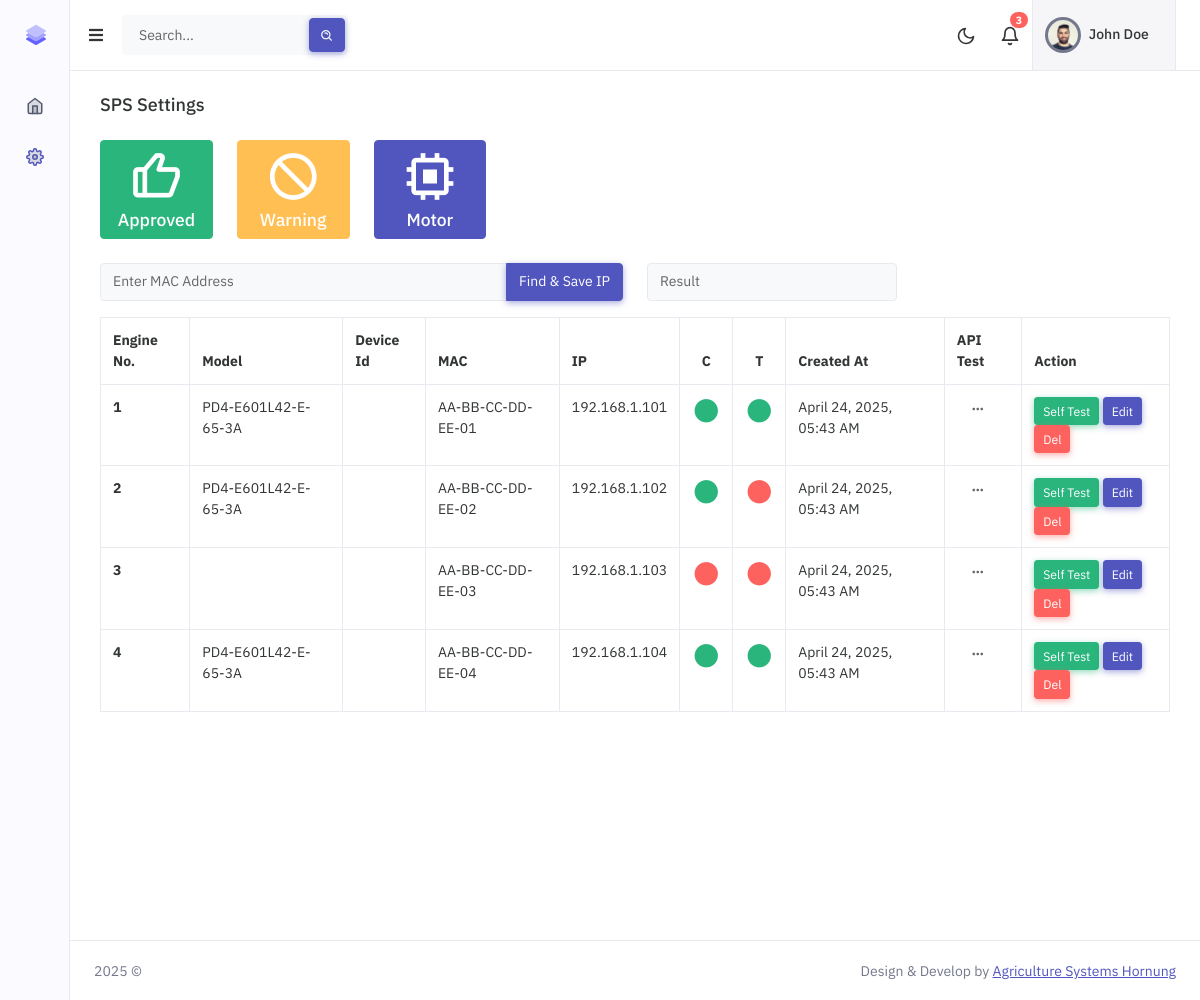
The app's page /system-settings (signed in) with its own data.
### app/models/user.py (models this page shows)
class User(UserMixin, db.Model):
    id = db.Column(db.Integer, primary_key=True)
    name = db.Column(db.String(100), nullable=False)
    license_number = db.Column(db.String(64), nullable=False, unique=True, index=True)

### app/models/stepperMotor.py (models this page shows)
class StepperMotor(db.Model):
    id = db.Column(db.Integer, primary_key=True)
    engine_number = db.Column(db.String(120), nullable=True)
    mac_address = db.Column(db.String(20), nullable=False, unique=True, index=True)
    ip_address = db.Column(db.String(45), nullable=False, unique=True, index=True)
    model_number = db.Column(db.String(120), nullable=True)
    device_id = db.Column(db.String(120), nullable=True)
    connected = db.Column(db.Boolean, nullable=True, default=False)
    tested = db.Column(db.Boolean, nullable=True, default=False)
    created_at = db.Column(db.DateTime, default=datetime.utcnow)
    updated_at = db.Column(db.DateTime, default=datetime.utcnow, onupdate=datetime.utcnow)

### app/routes/dashboard.py (the view)
@bp.route('system-settings')
@login_required
def system_settings():
    motors = StepperMotor.query.all()
    motors_list = [
        {
            'id': motor.id,
            'engine_number': motor.engine_number,
            'mac_address': motor.mac_address,
            'ip_address': motor.ip_address,
            'model_number': motor.model_number,
            'device_id': motor.device_id,
            'connected': motor.connected,
            'tested': motor.tested,
            'created_at': motor.created_at
        } for motor in motors
    ]
    return render_template('views/dashboard/system_settings.html', motors=motors_list)

### app/__init__.py (called while the page is built)
@login_manager.user_loader
def load_user(user_id):
    from app.models.user import User
    return User.query.get(int(user_id))

### app/templates/views/dashboard/system_settings.html (shortened to what this page needs)
{% extends 'layouts/app.html' %}
{% block content %}
    <div class="row">
        <div class="col-12">
            <div class="page-title-box d-sm-flex align-items-center justify-content-between">
                <h4 class="mb-sm-0 font-size-18">SPS Settings</h4>
            </div>
        </div>
    </div>
    <div class="row">
        <div class="col-md-6">
            <div class="row">
                <div class="col-xl-3 col-lg-3 col-md-3 col-sm-6 col-6">
                    <a href="#" data-bs-toggle="tooltip" data-bs-placement="top" data-bs-original-title="Genehmigt">
                        <div class="card bg-success border-success">
                            <div class="pt-2 text-center">
                                <i class="display-4 bx bx-like mb-1 text-white"></i>
                                <h5 class="text-white">Approved</h5>
                            </div>
                        </div>
                    </a>
                </div>
                <div class="col-xl-3 col-lg-3 col-md-3 col-sm-6 col-6">
                    <a href="#" data-bs-toggle="tooltip" data-bs-placement="top" data-bs-original-title="Warnung">
                        <div class="card bg-warning border-warning">
                            <div class="pt-2 text-center">
                                <i class="display-4 bx bx-block mb-1 text-white"></i>
                                <h5 class="text-white">Warning</h5>
                            </div>
                        </div>
                    </a>
                </div>
                <div class="col-xl-3 col-lg-3 col-md-3 col-sm-6 col-6">
                    <a href="#" data-bs-toggle="tooltip" data-bs-placement="top" data-bs-original-title="Motor">
                        <div class="card bg-primary border-primary">
                            <div class="pt-2 text-center">
                                <i class="display-4 bx bx-chip mb-1 text-white"></i>
                                <h5 class="text-white">Motor</h5>
                            </div>
                        </div>
                    </a>
                </div>
            </div>
        </div>
    </div>
    <div class="row">
        <div class="col-md-6">
            <div class="input-group mb-3">
                <input type="text" class="form-control" id="mac" placeholder="Enter MAC Address" aria-label="Enter MAC Address" aria-describedby="button-addon2">
                <button class="btn btn-primary waves-effect waves-light" type="button" id="findIp" onclick="pingMAC()">Find & Save IP</button>
            </div>
        </div>
        <div class="col-md-3">
            <input type="text" class="form-control" aria-label="Result" id="scanResult" placeholder="Result" readonly>
        </div>
    </div>
    <div class="row">
        <div class="col-12">
            <div class="table-responsive">
                <table class="table table-bordered mb-4">
                    <thead>
                    <tr>
                        <th>Engine No.</th>
                        <th>Model</th>
                        <th>Device Id</th>
                        <th>MAC</th>
                        <th>IP</th>
                        <th class="text-center">C</th>
                        <th class="text-center">T</th>
                        <th>Created At</th>
                        <th>API Test</th>
                        <th>Action</th>
                    </tr>
                    </thead>
                    <tbody>
                    {% for motor in motors %}
                        <tr>
                            <th scope="row">{{ motor.engine_number }}</th>
                            <td>{{ motor.model_number }}</td>
                            <td>{{ motor.device_id }}</td>
                            <td>{{ motor.mac_address }}</td>
                            <td>{{ motor.ip_address }}</td>
                            <td  class="text-center"><i class="bx bxs-circle fs-2 {% if motor.connected %} text-success {% else %} text-danger {% endif %}"></i></td>
                            <td  class="text-center"><i class="bx bxs-circle fs-2 {% if motor.tested %} text-success {% else %} text-danger {% endif %}"></i></td>
                            <td>{{ motor.created_at.strftime('%B %d, %Y, %I:%M %p') }}</td>
                            <td>
                                <div class="dropdown">
                                    <button class="btn btn-link font-size-16 shadow-none py-0 text-muted dropdown-toggle" type="button" data-bs-toggle="dropdown" aria-expanded="false">
                                        <i class="bx bx-dots-horizontal-rounded"></i>
                                    </button>
                                </div>
                            </td>
                            <td>
                                <a class="btn btn-success btn-sm waves-effect waves-light" href="#" role="button">Self Test</a>
                                <a class="btn btn-primary btn-sm waves-effect waves-light" href="{{ url_for('dashboard.edit_motor', motor_id=motor.id) }}" role="button">Edit</a>
                                <form action="{{ url_for('dashboard.delete_motor', motor_id=motor.id) }}" method="POST" style="display:inline;" onsubmit="return confirm('Are you sure you want to delete this motor?');">
                                    <button type="submit" class="btn btn-sm btn-danger waves-effect waves-light">Del</button>
                                </form>
                            </td>
                        </tr>
                    {% endfor %}
                    </tbody>
                </table>
            </div>
        </div>
    </div>
{% endblock %}

### app/templates/layouts/app.html (shortened to what this page needs)
<!doctype html>
<html lang="en">
<head>
    <link rel="stylesheet" href="{{ url_for('static', filename='css/preloader.min.css') }}" type="text/css" />
    <link rel="stylesheet" href="{{ url_for('static', filename='css/bootstrap.min.css')}}" type="text/css" />
    <link rel="stylesheet" href="{{ url_for('static', filename='css/icons.min.css') }}" type="text/css" />
    <link rel="stylesheet" href="{{ url_for('static', filename='css/app.min.css') }}" type="text/css" />
</head>
<body>
<div id="layout-wrapper">
    {% include 'layouts/partials/header.html' %}
    {% include 'layouts/partials/sidebar.html' %}
    <div class="main-content">
        <div class="page-content">
            <div class="container-fluid">
                {% block content %}{% endblock %}
            </div>
        </div>
        {% include 'layouts/partials/footer.html' %}
    </div>
</div>
</body>
</html>

### app/templates/layouts/partials/header.html (shortened to what this page needs)
<header id="page-topbar">
    <div class="navbar-header">
        <div class="d-flex">
            <div class="navbar-brand-box">
                <a href="{{ url_for('dashboard.dashboard') }}" class="logo logo-dark">
                        <span class="logo-sm">
                            <img src="{{ url_for('static', filename='images/logo-sm.svg') }}" alt="Stepper Motor" height="24">
                        </span>
                </a>
            </div>
            <button type="button" class="btn btn-sm px-3 font-size-16 header-item" id="vertical-menu-btn">
                <i class="fa fa-fw fa-bars"></i>
            </button>
            <form class="app-search d-none d-lg-block">
                <div class="position-relative">
                    <input type="text" name="search" aria-label="search" class="form-control" placeholder="Search...">
                    <button class="btn btn-primary" type="button"><i class="bx bx-search-alt align-middle"></i></button>
                </div>
            </form>
        </div>
        <div class="d-flex">
            <div class="dropdown d-none d-sm-inline-block">
                <button type="button" class="btn header-item" id="mode-setting-btn">
                    <i data-feather="moon" class="icon-lg layout-mode-dark"></i>
                </button>
            </div>
            <div class="dropdown d-inline-block">
                <button type="button" class="btn header-item noti-icon position-relative" id="page-header-notifications-dropdown" data-bs-toggle="dropdown" aria-haspopup="true" aria-expanded="false">
                    <i data-feather="bell" class="icon-lg"></i>
                    <span class="badge bg-danger rounded-pill">3</span>
                </button>
            </div>
            <div class="dropdown d-inline-block">
                <button type="button" class="btn header-item bg-light-subtle border-start border-end" id="page-header-user-dropdown" data-bs-toggle="dropdown" aria-haspopup="true" aria-expanded="false">
                    <img class="rounded-circle header-profile-user" src="{{ url_for('static', filename='images/avatar_1.jpg') }}" alt="">
                    <span class="d-none d-xl-inline-block ms-1 fw-medium">
                        {% if current_user.is_authenticated %}
                            {{ current_user.name }}
                        {% else %}
                            Mr. Jhon Doe
                        {% endif %}
                    </span>
                    <i class="mdi mdi-chevron-down d-none d-xl-inline-block"></i>
                </button>
            </div>
        </div>
    </div>
</header>

### app/templates/layouts/partials/sidebar.html (shortened to what this page needs)
<div class="vertical-menu">
    <div data-simplebar class="h-100">
        <div id="sidebar-menu">
            <ul class="metismenu list-unstyled" id="side-menu">
                <li class="{% if request.endpoint == 'dashboard.dashboard' %}mm-active{% endif %}">
                    <a class="{% if request.endpoint == 'dashboard.dashboard' %}active{% endif %}" href="{{ url_for('dashboard.dashboard') }}">
                        <i data-feather="home"></i>
                    </a>
                </li>
                <li class="{% if request.endpoint == 'dashboard.system_settings' %}mm-active{% endif %}">
                    <a class="{% if request.endpoint == 'dashboard.system_settings' %}active{% endif %}" href="{{ url_for('dashboard.system_settings') }}">
                        <i data-feather="settings"></i>
                    </a>
                </li>
            </ul>
        </div>
    </div>
</div>

### app/templates/layouts/partials/footer.html
<footer class="footer">
    <div class="container-fluid">
        <div class="row">
            <div class="col-sm-6">
                <script>document.write(new Date().getFullYear())</script> ©
            </div>
            <div class="col-sm-6">
                <div class="text-sm-end d-none d-sm-block">
                    Design & Develop by <a href="#" class="text-decoration-underline">Agriculture Systems Hornung</a>
                </div>
            </div>
        </div>
    </div>
</footer>

### records on screen
User: name "John Doe"
StepperMotor: engine_number "1", model_number "PD4-E601L42-E-65-3A", mac_address "AA-BB-CC-DD-EE-01", ip_address "192.168.1.101", created_at "April 24, 2025, 05:43 AM"
StepperMotor: engine_number "2", model_number "PD4-E601L42-E-65-3A", mac_address "AA-BB-CC-DD-EE-02", ip_address "192.168.1.102", created_at "April 24, 2025, 05:43 AM"
StepperMotor: engine_number "3", mac_address "AA-BB-CC-DD-EE-03", ip_address "192.168.1.103", created_at "April 24, 2025, 05:43 AM"
StepperMotor: engine_number "4", model_number "PD4-E601L42-E-65-3A", mac_address "AA-BB-CC-DD-EE-04", ip_address "192.168.1.104", created_at "April 24, 2025, 05:43 AM"
